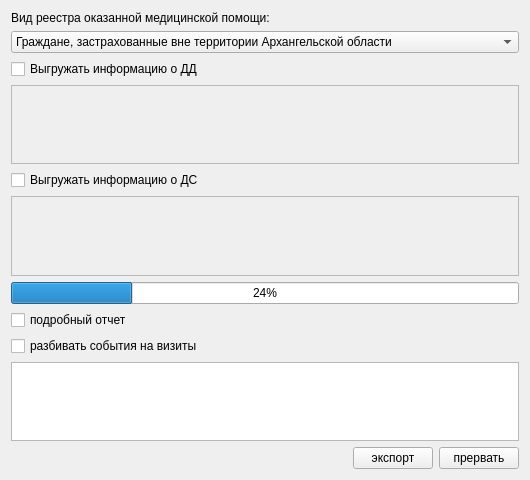
<?xml version="1.0" encoding="UTF-8"?>
<ui version="4.0">
 <class>ExportPage1</class>
 <widget class="QWidget" name="ExportPage1">
  <property name="geometry">
   <rect>
    <x>0</x>
    <y>0</y>
    <width>530</width>
    <height>480</height>
   </rect>
  </property>
  <property name="windowTitle">
   <string>Form</string>
  </property>
  <layout class="QGridLayout">
   <item row="11" column="0" colspan="3">
    <spacer>
     <property name="orientation">
      <enum>Qt::Vertical</enum>
     </property>
     <property name="sizeHint" stdset="0">
      <size>
       <width>20</width>
       <height>40</height>
      </size>
     </property>
    </spacer>
   </item>
   <item row="12" column="1">
    <widget class="QPushButton" name="btnExport">
     <property name="text">
      <string>экспорт</string>
     </property>
    </widget>
   </item>
   <item row="12" column="2">
    <widget class="QPushButton" name="btnCancel">
     <property name="text">
      <string>прервать</string>
     </property>
    </widget>
   </item>
   <item row="12" column="0">
    <spacer>
     <property name="orientation">
      <enum>Qt::Horizontal</enum>
     </property>
     <property name="sizeHint" stdset="0">
      <size>
       <width>40</width>
       <height>20</height>
      </size>
     </property>
    </spacer>
   </item>
   <item row="10" column="0" colspan="3">
    <widget class="QTextBrowser" name="logBrowser"/>
   </item>
   <item row="8" column="0">
    <widget class="QCheckBox" name="chkVerboseLog">
     <property name="text">
      <string>подробный отчет</string>
     </property>
    </widget>
   </item>
   <item row="0" column="0" colspan="3">
    <spacer>
     <property name="orientation">
      <enum>Qt::Vertical</enum>
     </property>
     <property name="sizeHint" stdset="0">
      <size>
       <width>20</width>
       <height>40</height>
      </size>
     </property>
    </spacer>
   </item>
   <item row="5" column="0">
    <widget class="QCheckBox" name="chkExportDS">
     <property name="text">
      <string>Выгружать информацию о ДС</string>
     </property>
    </widget>
   </item>
   <item row="7" column="0" colspan="3">
    <widget class="CProgressBar" name="progressBar">
     <property name="value">
      <number>24</number>
     </property>
    </widget>
   </item>
   <item row="3" column="0">
    <widget class="QCheckBox" name="chkExportDD">
     <property name="text">
      <string>Выгружать информацию о ДД</string>
     </property>
    </widget>
   </item>
   <item row="4" column="0" colspan="3">
    <widget class="CRBListBox" name="tblEventTypeDD">
     <property name="enabled">
      <bool>false</bool>
     </property>
    </widget>
   </item>
   <item row="6" column="0" colspan="3">
    <widget class="CRBListBox" name="tblEventTypeDS">
     <property name="enabled">
      <bool>false</bool>
     </property>
    </widget>
   </item>
   <item row="1" column="0">
    <widget class="QLabel" name="lblRegistryType">
     <property name="text">
      <string>Вид реестра оказанной медицинской помощи:</string>
     </property>
    </widget>
   </item>
   <item row="2" column="0" colspan="3">
    <widget class="QComboBox" name="cmbRegistryType">
     <property name="sizeAdjustPolicy">
      <enum>QComboBox::AdjustToMinimumContentsLength</enum>
     </property>
     <item>
      <property name="text">
       <string>Граждане, застрахованные вне территории Архангельской области</string>
      </property>
     </item>
     <item>
      <property name="text">
       <string>Граждане, застрахованные на территории Архангельской области</string>
      </property>
     </item>
     <item>
      <property name="text">
       <string>Реестр работающих граждан по Постановлению Правительства РФ от 30.12.2006 г. №864</string>
      </property>
     </item>
     <item>
      <property name="text">
       <string>Реестр граждан, проходящих дополнительную диспансеризацию по Постановлению Правительства РФ от 30.12.2006 г. №860</string>
      </property>
     </item>
     <item>
      <property name="text">
       <string>Реестр детей-сирот и детей, оставшихся без попечения родителей, проходящих дополнительную диспансеризацию по Постановлению Правительства РФ от 10.04.2007 г. №22</string>
      </property>
     </item>
     <item>
      <property name="text">
       <string>Реестр граждан, проходящих дополнительную диспансеризацию по Постановлению Правительства РФ от 30.12.2006 г. №860</string>
      </property>
     </item>
     <item>
      <property name="text">
       <string>Реестр пребывающих в стационарных учреждениях детей-сирот и детей, находящихся в трудной жизненной ситуации, проходящих диспансеризацию по Постановлению Правительства РФ</string>
      </property>
     </item>
     <item>
      <property name="text">
       <string>Реестр граждан, проходящих дополнительную диспансеризацию по Постановлению Правительства РФ</string>
      </property>
     </item>
    </widget>
   </item>
   <item row="9" column="0">
    <widget class="QCheckBox" name="chkEventSplit">
     <property name="text">
      <string>разбивать события на визиты</string>
     </property>
    </widget>
   </item>
  </layout>
 </widget>
 <customwidgets>
  <customwidget>
   <class>CProgressBar</class>
   <extends>QProgressBar</extends>
   <header>library/ProgressBar.h</header>
  </customwidget>
  <customwidget>
   <class>CRBListBox</class>
   <extends>QTableView</extends>
   <header>library/RBListBox.h</header>
  </customwidget>
 </customwidgets>
 <resources/>
 <connections>
  <connection>
   <sender>chkExportDD</sender>
   <signal>toggled(bool)</signal>
   <receiver>tblEventTypeDD</receiver>
   <slot>setEnabled(bool)</slot>
   <hints>
    <hint type="sourcelabel">
     <x>143</x>
     <y>23</y>
    </hint>
    <hint type="destinationlabel">
     <x>224</x>
     <y>87</y>
    </hint>
   </hints>
  </connection>
  <connection>
   <sender>chkExportDS</sender>
   <signal>toggled(bool)</signal>
   <receiver>tblEventTypeDS</receiver>
   <slot>setEnabled(bool)</slot>
   <hints>
    <hint type="sourcelabel">
     <x>143</x>
     <y>151</y>
    </hint>
    <hint type="destinationlabel">
     <x>224</x>
     <y>215</y>
    </hint>
   </hints>
  </connection>
 </connections>
</ui>
